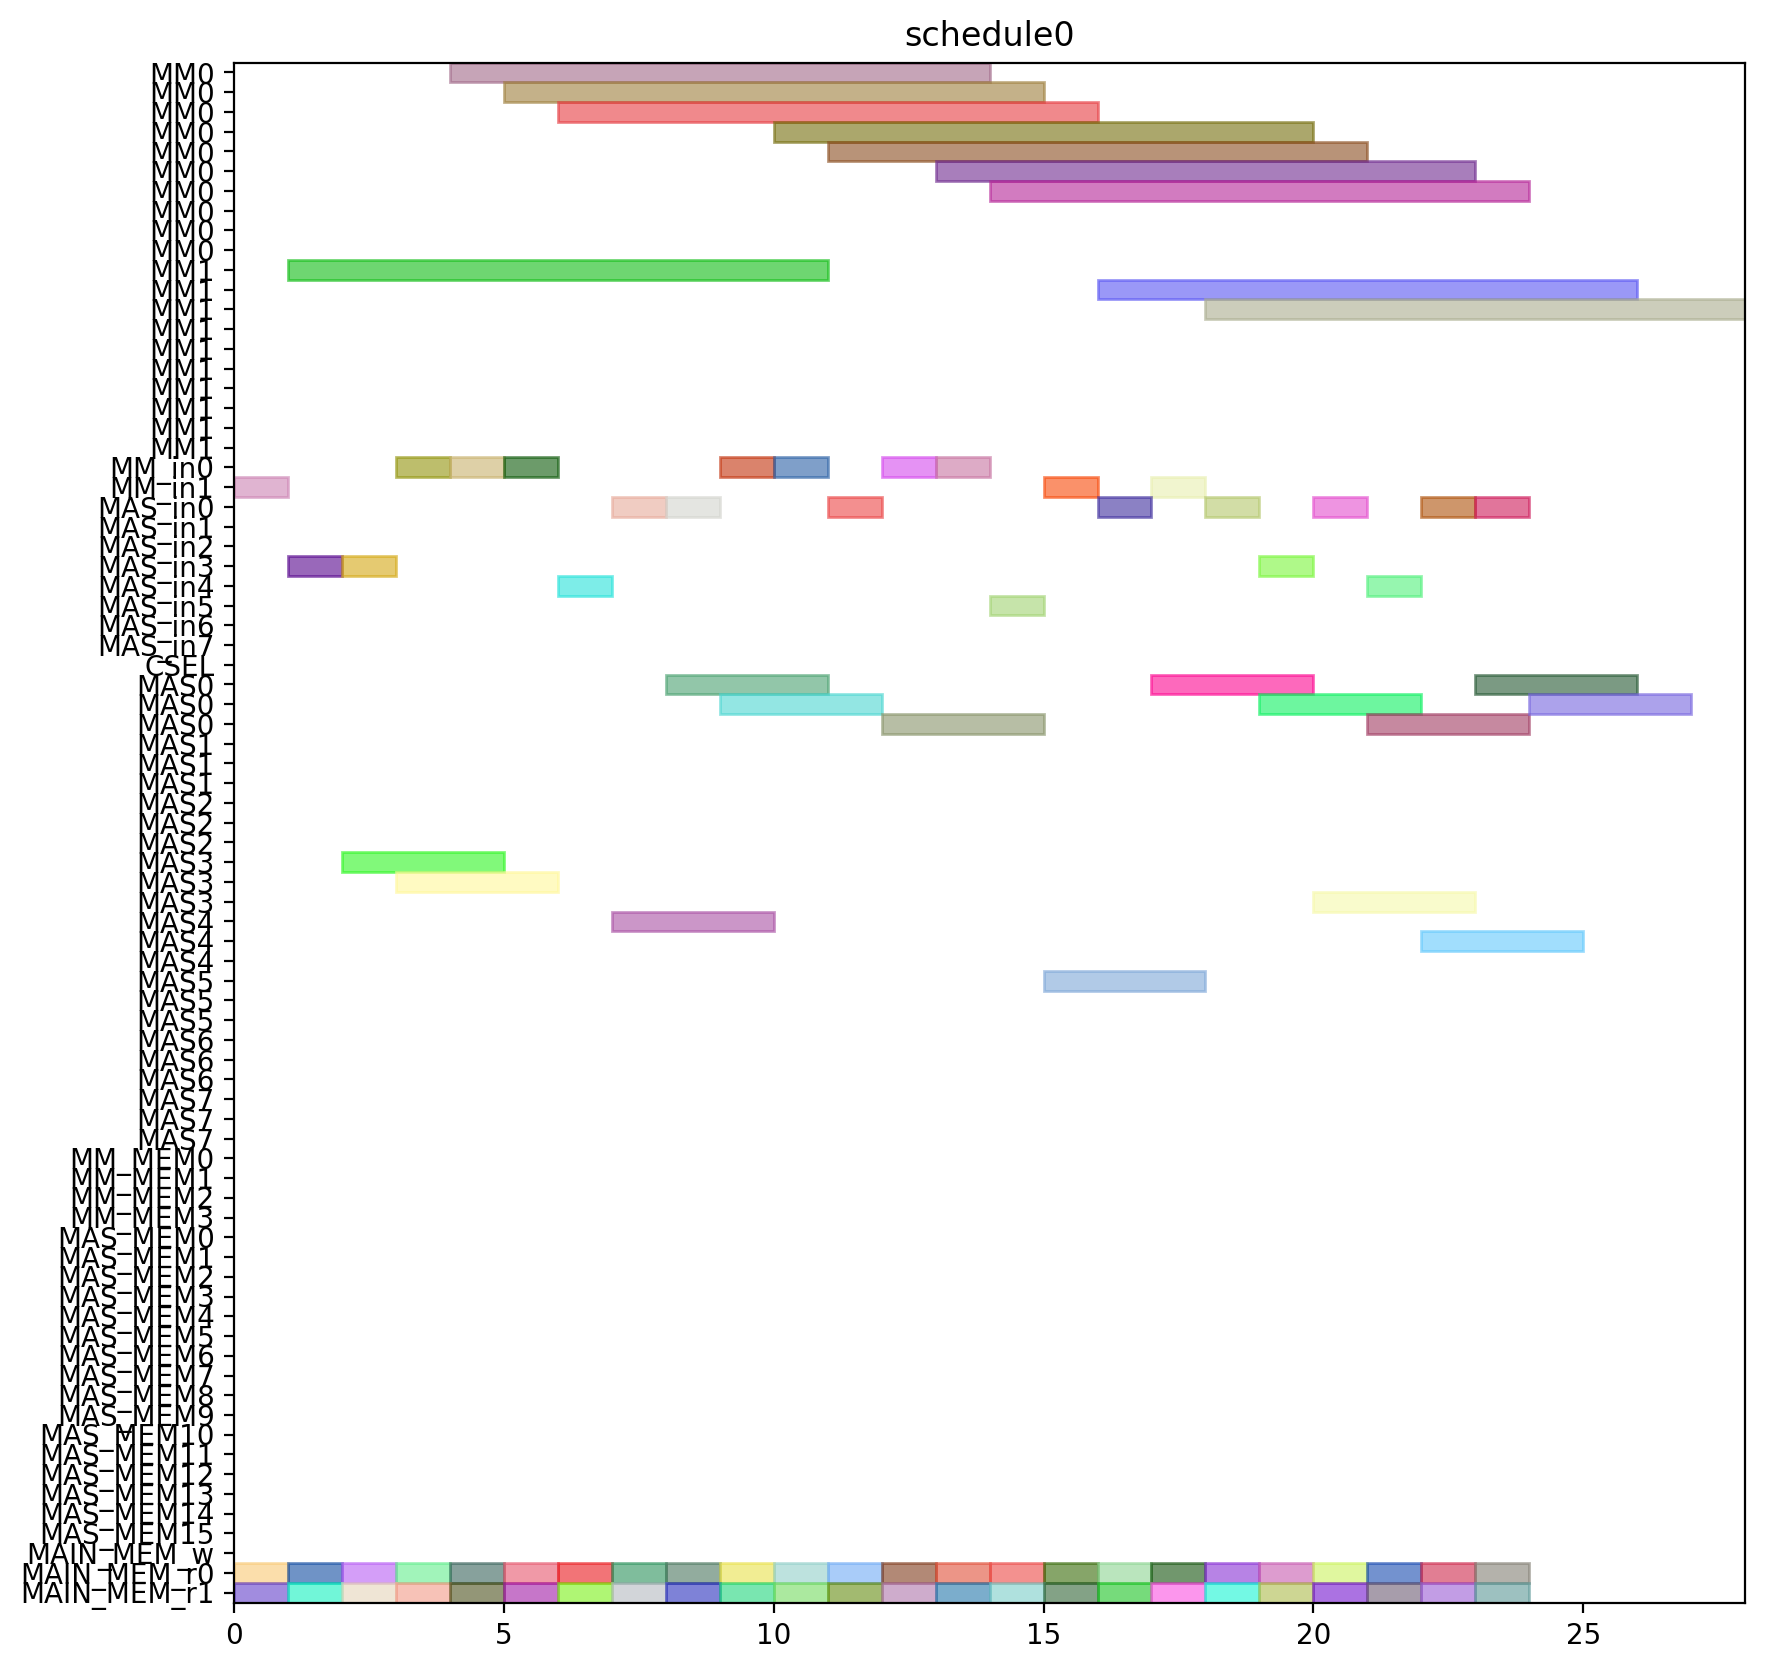

Python code for this plot:
from pyschedule import Scenario, solvers, plotters, alt


def solve():
	horizon = 120
	S = Scenario("schedule0", horizon=horizon)

	# resource
	MM = S.Resources('MM', num=2, size=10)
	MM_in = S.Resources('MM_in', num=2)
	MAS_in = S.Resources('MAS_in', num=8)
	CSEL = S.Resource('CSEL')
	MAS = S.Resources('MAS', num=8, size=3, periods=range(1, horizon))
	MM_MEM = S.Resources('MM_MEM', num=4)
	MAS_MEM = S.Resources('MAS_MEM', num=16)
	MAIN_MEM_w = S.Resource('MAIN_MEM_w', size=1)
	MAIN_MEM_r = S.Resources('MAIN_MEM_r', num=2)

	# result of previous scheduling

	# new tasks
	t0_t0 = S.Task('t0_t0', length=3, delay_cost=1)
	t0_t0 += alt(MAS)
	t0_t0_in = S.Task('t0_t0_in', length=1, delay_cost=1)
	t0_t0_in += alt(MAS_in)
	S += t0_t0_in*MAS_in[0]<=t0_t0*MAS[0]

	S += t0_t0_in*MAS_in[1]<=t0_t0*MAS[1]

	S += t0_t0_in*MAS_in[2]<=t0_t0*MAS[2]

	S += t0_t0_in*MAS_in[3]<=t0_t0*MAS[3]

	S += t0_t0_in*MAS_in[4]<=t0_t0*MAS[4]

	S += t0_t0_in*MAS_in[5]<=t0_t0*MAS[5]

	S += t0_t0_in*MAS_in[6]<=t0_t0*MAS[6]

	S += t0_t0_in*MAS_in[7]<=t0_t0*MAS[7]

	t0_t0_mem0 = S.Task('t0_t0_mem0', length=1, delay_cost=1)
	t0_t0_mem0 += MAIN_MEM_r[0]
	S += t0_t0_mem0 <= t0_t0

	t0_t0_mem1 = S.Task('t0_t0_mem1', length=1, delay_cost=1)
	t0_t0_mem1 += MAIN_MEM_r[1]
	S += t0_t0_mem1 <= t0_t0

	t0_t1 = S.Task('t0_t1', length=3, delay_cost=1)
	t0_t1 += alt(MAS)
	t0_t1_in = S.Task('t0_t1_in', length=1, delay_cost=1)
	t0_t1_in += alt(MAS_in)
	S += t0_t1_in*MAS_in[0]<=t0_t1*MAS[0]

	S += t0_t1_in*MAS_in[1]<=t0_t1*MAS[1]

	S += t0_t1_in*MAS_in[2]<=t0_t1*MAS[2]

	S += t0_t1_in*MAS_in[3]<=t0_t1*MAS[3]

	S += t0_t1_in*MAS_in[4]<=t0_t1*MAS[4]

	S += t0_t1_in*MAS_in[5]<=t0_t1*MAS[5]

	S += t0_t1_in*MAS_in[6]<=t0_t1*MAS[6]

	S += t0_t1_in*MAS_in[7]<=t0_t1*MAS[7]

	t0_t1_mem0 = S.Task('t0_t1_mem0', length=1, delay_cost=1)
	t0_t1_mem0 += MAIN_MEM_r[0]
	S += t0_t1_mem0 <= t0_t1

	t0_t1_mem1 = S.Task('t0_t1_mem1', length=1, delay_cost=1)
	t0_t1_mem1 += MAIN_MEM_r[1]
	S += t0_t1_mem1 <= t0_t1

	t0_t3 = S.Task('t0_t3', length=10, delay_cost=1)
	t0_t3 += alt(MM)
	t0_t3_in = S.Task('t0_t3_in', length=1, delay_cost=1)
	t0_t3_in += alt(MM_in)
	S += t0_t3_in*MM_in[0]<=t0_t3*MM[0]
	S += t0_t3_in*MM_in[1]<=t0_t3*MM[1]
	t0_t3_mem0 = S.Task('t0_t3_mem0', length=1, delay_cost=1)
	t0_t3_mem0 += MAIN_MEM_r[0]
	S += t0_t3_mem0 <= t0_t3

	t0_t3_mem1 = S.Task('t0_t3_mem1', length=1, delay_cost=1)
	t0_t3_mem1 += MAIN_MEM_r[1]
	S += t0_t3_mem1 <= t0_t3

	t10 = S.Task('t10', length=3, delay_cost=1)
	t10 += alt(MAS)
	t10_in = S.Task('t10_in', length=1, delay_cost=1)
	t10_in += alt(MAS_in)
	S += t10_in*MAS_in[0]<=t10*MAS[0]

	S += t10_in*MAS_in[1]<=t10*MAS[1]

	S += t10_in*MAS_in[2]<=t10*MAS[2]

	S += t10_in*MAS_in[3]<=t10*MAS[3]

	S += t10_in*MAS_in[4]<=t10*MAS[4]

	S += t10_in*MAS_in[5]<=t10*MAS[5]

	S += t10_in*MAS_in[6]<=t10*MAS[6]

	S += t10_in*MAS_in[7]<=t10*MAS[7]

	t10_mem0 = S.Task('t10_mem0', length=1, delay_cost=1)
	t10_mem0 += MAIN_MEM_r[0]
	S += t10_mem0 <= t10

	t10_mem1 = S.Task('t10_mem1', length=1, delay_cost=1)
	t10_mem1 += MAIN_MEM_r[1]
	S += t10_mem1 <= t10

	t11 = S.Task('t11', length=3, delay_cost=1)
	t11 += alt(MAS)
	t11_in = S.Task('t11_in', length=1, delay_cost=1)
	t11_in += alt(MAS_in)
	S += t11_in*MAS_in[0]<=t11*MAS[0]

	S += t11_in*MAS_in[1]<=t11*MAS[1]

	S += t11_in*MAS_in[2]<=t11*MAS[2]

	S += t11_in*MAS_in[3]<=t11*MAS[3]

	S += t11_in*MAS_in[4]<=t11*MAS[4]

	S += t11_in*MAS_in[5]<=t11*MAS[5]

	S += t11_in*MAS_in[6]<=t11*MAS[6]

	S += t11_in*MAS_in[7]<=t11*MAS[7]

	t11_mem0 = S.Task('t11_mem0', length=1, delay_cost=1)
	t11_mem0 += MAIN_MEM_r[0]
	S += t11_mem0 <= t11

	t11_mem1 = S.Task('t11_mem1', length=1, delay_cost=1)
	t11_mem1 += MAIN_MEM_r[1]
	S += t11_mem1 <= t11

	t3_t0 = S.Task('t3_t0', length=10, delay_cost=1)
	t3_t0 += alt(MM)
	t3_t0_in = S.Task('t3_t0_in', length=1, delay_cost=1)
	t3_t0_in += alt(MM_in)
	S += t3_t0_in*MM_in[0]<=t3_t0*MM[0]
	S += t3_t0_in*MM_in[1]<=t3_t0*MM[1]
	t3_t0_mem0 = S.Task('t3_t0_mem0', length=1, delay_cost=1)
	t3_t0_mem0 += MAIN_MEM_r[0]
	S += t3_t0_mem0 <= t3_t0

	t3_t0_mem1 = S.Task('t3_t0_mem1', length=1, delay_cost=1)
	t3_t0_mem1 += MAIN_MEM_r[1]
	S += t3_t0_mem1 <= t3_t0

	t3_t1 = S.Task('t3_t1', length=10, delay_cost=1)
	t3_t1 += alt(MM)
	t3_t1_in = S.Task('t3_t1_in', length=1, delay_cost=1)
	t3_t1_in += alt(MM_in)
	S += t3_t1_in*MM_in[0]<=t3_t1*MM[0]
	S += t3_t1_in*MM_in[1]<=t3_t1*MM[1]
	t3_t1_mem0 = S.Task('t3_t1_mem0', length=1, delay_cost=1)
	t3_t1_mem0 += MAIN_MEM_r[0]
	S += t3_t1_mem0 <= t3_t1

	t3_t1_mem1 = S.Task('t3_t1_mem1', length=1, delay_cost=1)
	t3_t1_mem1 += MAIN_MEM_r[1]
	S += t3_t1_mem1 <= t3_t1

	t3_t2 = S.Task('t3_t2', length=3, delay_cost=1)
	t3_t2 += alt(MAS)
	t3_t2_in = S.Task('t3_t2_in', length=1, delay_cost=1)
	t3_t2_in += alt(MAS_in)
	S += t3_t2_in*MAS_in[0]<=t3_t2*MAS[0]

	S += t3_t2_in*MAS_in[1]<=t3_t2*MAS[1]

	S += t3_t2_in*MAS_in[2]<=t3_t2*MAS[2]

	S += t3_t2_in*MAS_in[3]<=t3_t2*MAS[3]

	S += t3_t2_in*MAS_in[4]<=t3_t2*MAS[4]

	S += t3_t2_in*MAS_in[5]<=t3_t2*MAS[5]

	S += t3_t2_in*MAS_in[6]<=t3_t2*MAS[6]

	S += t3_t2_in*MAS_in[7]<=t3_t2*MAS[7]

	t3_t2_mem0 = S.Task('t3_t2_mem0', length=1, delay_cost=1)
	t3_t2_mem0 += MAIN_MEM_r[0]
	S += t3_t2_mem0 <= t3_t2

	t3_t2_mem1 = S.Task('t3_t2_mem1', length=1, delay_cost=1)
	t3_t2_mem1 += MAIN_MEM_r[1]
	S += t3_t2_mem1 <= t3_t2

	t3_t3 = S.Task('t3_t3', length=3, delay_cost=1)
	t3_t3 += alt(MAS)
	t3_t3_in = S.Task('t3_t3_in', length=1, delay_cost=1)
	t3_t3_in += alt(MAS_in)
	S += t3_t3_in*MAS_in[0]<=t3_t3*MAS[0]

	S += t3_t3_in*MAS_in[1]<=t3_t3*MAS[1]

	S += t3_t3_in*MAS_in[2]<=t3_t3*MAS[2]

	S += t3_t3_in*MAS_in[3]<=t3_t3*MAS[3]

	S += t3_t3_in*MAS_in[4]<=t3_t3*MAS[4]

	S += t3_t3_in*MAS_in[5]<=t3_t3*MAS[5]

	S += t3_t3_in*MAS_in[6]<=t3_t3*MAS[6]

	S += t3_t3_in*MAS_in[7]<=t3_t3*MAS[7]

	t3_t3_mem0 = S.Task('t3_t3_mem0', length=1, delay_cost=1)
	t3_t3_mem0 += MAIN_MEM_r[0]
	S += t3_t3_mem0 <= t3_t3

	t3_t3_mem1 = S.Task('t3_t3_mem1', length=1, delay_cost=1)
	t3_t3_mem1 += MAIN_MEM_r[1]
	S += t3_t3_mem1 <= t3_t3

	t4_t0 = S.Task('t4_t0', length=3, delay_cost=1)
	t4_t0 += alt(MAS)
	t4_t0_in = S.Task('t4_t0_in', length=1, delay_cost=1)
	t4_t0_in += alt(MAS_in)
	S += t4_t0_in*MAS_in[0]<=t4_t0*MAS[0]

	S += t4_t0_in*MAS_in[1]<=t4_t0*MAS[1]

	S += t4_t0_in*MAS_in[2]<=t4_t0*MAS[2]

	S += t4_t0_in*MAS_in[3]<=t4_t0*MAS[3]

	S += t4_t0_in*MAS_in[4]<=t4_t0*MAS[4]

	S += t4_t0_in*MAS_in[5]<=t4_t0*MAS[5]

	S += t4_t0_in*MAS_in[6]<=t4_t0*MAS[6]

	S += t4_t0_in*MAS_in[7]<=t4_t0*MAS[7]

	t4_t0_mem0 = S.Task('t4_t0_mem0', length=1, delay_cost=1)
	t4_t0_mem0 += MAIN_MEM_r[0]
	S += t4_t0_mem0 <= t4_t0

	t4_t0_mem1 = S.Task('t4_t0_mem1', length=1, delay_cost=1)
	t4_t0_mem1 += MAIN_MEM_r[1]
	S += t4_t0_mem1 <= t4_t0

	t4_t1 = S.Task('t4_t1', length=3, delay_cost=1)
	t4_t1 += alt(MAS)
	t4_t1_in = S.Task('t4_t1_in', length=1, delay_cost=1)
	t4_t1_in += alt(MAS_in)
	S += t4_t1_in*MAS_in[0]<=t4_t1*MAS[0]

	S += t4_t1_in*MAS_in[1]<=t4_t1*MAS[1]

	S += t4_t1_in*MAS_in[2]<=t4_t1*MAS[2]

	S += t4_t1_in*MAS_in[3]<=t4_t1*MAS[3]

	S += t4_t1_in*MAS_in[4]<=t4_t1*MAS[4]

	S += t4_t1_in*MAS_in[5]<=t4_t1*MAS[5]

	S += t4_t1_in*MAS_in[6]<=t4_t1*MAS[6]

	S += t4_t1_in*MAS_in[7]<=t4_t1*MAS[7]

	t4_t1_mem0 = S.Task('t4_t1_mem0', length=1, delay_cost=1)
	t4_t1_mem0 += MAIN_MEM_r[0]
	S += t4_t1_mem0 <= t4_t1

	t4_t1_mem1 = S.Task('t4_t1_mem1', length=1, delay_cost=1)
	t4_t1_mem1 += MAIN_MEM_r[1]
	S += t4_t1_mem1 <= t4_t1

	t4_t3 = S.Task('t4_t3', length=10, delay_cost=1)
	t4_t3 += alt(MM)
	t4_t3_in = S.Task('t4_t3_in', length=1, delay_cost=1)
	t4_t3_in += alt(MM_in)
	S += t4_t3_in*MM_in[0]<=t4_t3*MM[0]
	S += t4_t3_in*MM_in[1]<=t4_t3*MM[1]
	t4_t3_mem0 = S.Task('t4_t3_mem0', length=1, delay_cost=1)
	t4_t3_mem0 += MAIN_MEM_r[0]
	S += t4_t3_mem0 <= t4_t3

	t4_t3_mem1 = S.Task('t4_t3_mem1', length=1, delay_cost=1)
	t4_t3_mem1 += MAIN_MEM_r[1]
	S += t4_t3_mem1 <= t4_t3

	t5_t0 = S.Task('t5_t0', length=10, delay_cost=1)
	t5_t0 += alt(MM)
	t5_t0_in = S.Task('t5_t0_in', length=1, delay_cost=1)
	t5_t0_in += alt(MM_in)
	S += t5_t0_in*MM_in[0]<=t5_t0*MM[0]
	S += t5_t0_in*MM_in[1]<=t5_t0*MM[1]
	t5_t0_mem0 = S.Task('t5_t0_mem0', length=1, delay_cost=1)
	t5_t0_mem0 += MAIN_MEM_r[0]
	S += t5_t0_mem0 <= t5_t0

	t5_t0_mem1 = S.Task('t5_t0_mem1', length=1, delay_cost=1)
	t5_t0_mem1 += MAIN_MEM_r[1]
	S += t5_t0_mem1 <= t5_t0

	t5_t1 = S.Task('t5_t1', length=10, delay_cost=1)
	t5_t1 += alt(MM)
	t5_t1_in = S.Task('t5_t1_in', length=1, delay_cost=1)
	t5_t1_in += alt(MM_in)
	S += t5_t1_in*MM_in[0]<=t5_t1*MM[0]
	S += t5_t1_in*MM_in[1]<=t5_t1*MM[1]
	t5_t1_mem0 = S.Task('t5_t1_mem0', length=1, delay_cost=1)
	t5_t1_mem0 += MAIN_MEM_r[0]
	S += t5_t1_mem0 <= t5_t1

	t5_t1_mem1 = S.Task('t5_t1_mem1', length=1, delay_cost=1)
	t5_t1_mem1 += MAIN_MEM_r[1]
	S += t5_t1_mem1 <= t5_t1

	t5_t2 = S.Task('t5_t2', length=3, delay_cost=1)
	t5_t2 += alt(MAS)
	t5_t2_in = S.Task('t5_t2_in', length=1, delay_cost=1)
	t5_t2_in += alt(MAS_in)
	S += t5_t2_in*MAS_in[0]<=t5_t2*MAS[0]

	S += t5_t2_in*MAS_in[1]<=t5_t2*MAS[1]

	S += t5_t2_in*MAS_in[2]<=t5_t2*MAS[2]

	S += t5_t2_in*MAS_in[3]<=t5_t2*MAS[3]

	S += t5_t2_in*MAS_in[4]<=t5_t2*MAS[4]

	S += t5_t2_in*MAS_in[5]<=t5_t2*MAS[5]

	S += t5_t2_in*MAS_in[6]<=t5_t2*MAS[6]

	S += t5_t2_in*MAS_in[7]<=t5_t2*MAS[7]

	t5_t2_mem0 = S.Task('t5_t2_mem0', length=1, delay_cost=1)
	t5_t2_mem0 += MAIN_MEM_r[0]
	S += t5_t2_mem0 <= t5_t2

	t5_t2_mem1 = S.Task('t5_t2_mem1', length=1, delay_cost=1)
	t5_t2_mem1 += MAIN_MEM_r[1]
	S += t5_t2_mem1 <= t5_t2

	t5_t3 = S.Task('t5_t3', length=3, delay_cost=1)
	t5_t3 += alt(MAS)
	t5_t3_in = S.Task('t5_t3_in', length=1, delay_cost=1)
	t5_t3_in += alt(MAS_in)
	S += t5_t3_in*MAS_in[0]<=t5_t3*MAS[0]

	S += t5_t3_in*MAS_in[1]<=t5_t3*MAS[1]

	S += t5_t3_in*MAS_in[2]<=t5_t3*MAS[2]

	S += t5_t3_in*MAS_in[3]<=t5_t3*MAS[3]

	S += t5_t3_in*MAS_in[4]<=t5_t3*MAS[4]

	S += t5_t3_in*MAS_in[5]<=t5_t3*MAS[5]

	S += t5_t3_in*MAS_in[6]<=t5_t3*MAS[6]

	S += t5_t3_in*MAS_in[7]<=t5_t3*MAS[7]

	t5_t3_mem0 = S.Task('t5_t3_mem0', length=1, delay_cost=1)
	t5_t3_mem0 += MAIN_MEM_r[0]
	S += t5_t3_mem0 <= t5_t3

	t5_t3_mem1 = S.Task('t5_t3_mem1', length=1, delay_cost=1)
	t5_t3_mem1 += MAIN_MEM_r[1]
	S += t5_t3_mem1 <= t5_t3

	t6_t0 = S.Task('t6_t0', length=10, delay_cost=1)
	t6_t0 += alt(MM)
	t6_t0_in = S.Task('t6_t0_in', length=1, delay_cost=1)
	t6_t0_in += alt(MM_in)
	S += t6_t0_in*MM_in[0]<=t6_t0*MM[0]
	S += t6_t0_in*MM_in[1]<=t6_t0*MM[1]
	t6_t0_mem0 = S.Task('t6_t0_mem0', length=1, delay_cost=1)
	t6_t0_mem0 += MAIN_MEM_r[0]
	S += t6_t0_mem0 <= t6_t0

	t6_t0_mem1 = S.Task('t6_t0_mem1', length=1, delay_cost=1)
	t6_t0_mem1 += MAIN_MEM_r[1]
	S += t6_t0_mem1 <= t6_t0

	t6_t1 = S.Task('t6_t1', length=10, delay_cost=1)
	t6_t1 += alt(MM)
	t6_t1_in = S.Task('t6_t1_in', length=1, delay_cost=1)
	t6_t1_in += alt(MM_in)
	S += t6_t1_in*MM_in[0]<=t6_t1*MM[0]
	S += t6_t1_in*MM_in[1]<=t6_t1*MM[1]
	t6_t1_mem0 = S.Task('t6_t1_mem0', length=1, delay_cost=1)
	t6_t1_mem0 += MAIN_MEM_r[0]
	S += t6_t1_mem0 <= t6_t1

	t6_t1_mem1 = S.Task('t6_t1_mem1', length=1, delay_cost=1)
	t6_t1_mem1 += MAIN_MEM_r[1]
	S += t6_t1_mem1 <= t6_t1

	t6_t2 = S.Task('t6_t2', length=3, delay_cost=1)
	t6_t2 += alt(MAS)
	t6_t2_in = S.Task('t6_t2_in', length=1, delay_cost=1)
	t6_t2_in += alt(MAS_in)
	S += t6_t2_in*MAS_in[0]<=t6_t2*MAS[0]

	S += t6_t2_in*MAS_in[1]<=t6_t2*MAS[1]

	S += t6_t2_in*MAS_in[2]<=t6_t2*MAS[2]

	S += t6_t2_in*MAS_in[3]<=t6_t2*MAS[3]

	S += t6_t2_in*MAS_in[4]<=t6_t2*MAS[4]

	S += t6_t2_in*MAS_in[5]<=t6_t2*MAS[5]

	S += t6_t2_in*MAS_in[6]<=t6_t2*MAS[6]

	S += t6_t2_in*MAS_in[7]<=t6_t2*MAS[7]

	t6_t2_mem0 = S.Task('t6_t2_mem0', length=1, delay_cost=1)
	t6_t2_mem0 += MAIN_MEM_r[0]
	S += t6_t2_mem0 <= t6_t2

	t6_t2_mem1 = S.Task('t6_t2_mem1', length=1, delay_cost=1)
	t6_t2_mem1 += MAIN_MEM_r[1]
	S += t6_t2_mem1 <= t6_t2

	t6_t3 = S.Task('t6_t3', length=3, delay_cost=1)
	t6_t3 += alt(MAS)
	t6_t3_in = S.Task('t6_t3_in', length=1, delay_cost=1)
	t6_t3_in += alt(MAS_in)
	S += t6_t3_in*MAS_in[0]<=t6_t3*MAS[0]

	S += t6_t3_in*MAS_in[1]<=t6_t3*MAS[1]

	S += t6_t3_in*MAS_in[2]<=t6_t3*MAS[2]

	S += t6_t3_in*MAS_in[3]<=t6_t3*MAS[3]

	S += t6_t3_in*MAS_in[4]<=t6_t3*MAS[4]

	S += t6_t3_in*MAS_in[5]<=t6_t3*MAS[5]

	S += t6_t3_in*MAS_in[6]<=t6_t3*MAS[6]

	S += t6_t3_in*MAS_in[7]<=t6_t3*MAS[7]

	t6_t3_mem0 = S.Task('t6_t3_mem0', length=1, delay_cost=1)
	t6_t3_mem0 += MAIN_MEM_r[0]
	S += t6_t3_mem0 <= t6_t3

	t6_t3_mem1 = S.Task('t6_t3_mem1', length=1, delay_cost=1)
	t6_t3_mem1 += MAIN_MEM_r[1]
	S += t6_t3_mem1 <= t6_t3

	t7_t0 = S.Task('t7_t0', length=10, delay_cost=1)
	t7_t0 += alt(MM)
	t7_t0_in = S.Task('t7_t0_in', length=1, delay_cost=1)
	t7_t0_in += alt(MM_in)
	S += t7_t0_in*MM_in[0]<=t7_t0*MM[0]
	S += t7_t0_in*MM_in[1]<=t7_t0*MM[1]
	t7_t0_mem0 = S.Task('t7_t0_mem0', length=1, delay_cost=1)
	t7_t0_mem0 += MAIN_MEM_r[0]
	S += t7_t0_mem0 <= t7_t0

	t7_t0_mem1 = S.Task('t7_t0_mem1', length=1, delay_cost=1)
	t7_t0_mem1 += MAIN_MEM_r[1]
	S += t7_t0_mem1 <= t7_t0

	t7_t1 = S.Task('t7_t1', length=10, delay_cost=1)
	t7_t1 += alt(MM)
	t7_t1_in = S.Task('t7_t1_in', length=1, delay_cost=1)
	t7_t1_in += alt(MM_in)
	S += t7_t1_in*MM_in[0]<=t7_t1*MM[0]
	S += t7_t1_in*MM_in[1]<=t7_t1*MM[1]
	t7_t1_mem0 = S.Task('t7_t1_mem0', length=1, delay_cost=1)
	t7_t1_mem0 += MAIN_MEM_r[0]
	S += t7_t1_mem0 <= t7_t1

	t7_t1_mem1 = S.Task('t7_t1_mem1', length=1, delay_cost=1)
	t7_t1_mem1 += MAIN_MEM_r[1]
	S += t7_t1_mem1 <= t7_t1

	t7_t2 = S.Task('t7_t2', length=3, delay_cost=1)
	t7_t2 += alt(MAS)
	t7_t2_in = S.Task('t7_t2_in', length=1, delay_cost=1)
	t7_t2_in += alt(MAS_in)
	S += t7_t2_in*MAS_in[0]<=t7_t2*MAS[0]

	S += t7_t2_in*MAS_in[1]<=t7_t2*MAS[1]

	S += t7_t2_in*MAS_in[2]<=t7_t2*MAS[2]

	S += t7_t2_in*MAS_in[3]<=t7_t2*MAS[3]

	S += t7_t2_in*MAS_in[4]<=t7_t2*MAS[4]

	S += t7_t2_in*MAS_in[5]<=t7_t2*MAS[5]

	S += t7_t2_in*MAS_in[6]<=t7_t2*MAS[6]

	S += t7_t2_in*MAS_in[7]<=t7_t2*MAS[7]

	t7_t2_mem0 = S.Task('t7_t2_mem0', length=1, delay_cost=1)
	t7_t2_mem0 += MAIN_MEM_r[0]
	S += t7_t2_mem0 <= t7_t2

	t7_t2_mem1 = S.Task('t7_t2_mem1', length=1, delay_cost=1)
	t7_t2_mem1 += MAIN_MEM_r[1]
	S += t7_t2_mem1 <= t7_t2

	t7_t3 = S.Task('t7_t3', length=3, delay_cost=1)
	t7_t3 += alt(MAS)
	t7_t3_in = S.Task('t7_t3_in', length=1, delay_cost=1)
	t7_t3_in += alt(MAS_in)
	S += t7_t3_in*MAS_in[0]<=t7_t3*MAS[0]

	S += t7_t3_in*MAS_in[1]<=t7_t3*MAS[1]

	S += t7_t3_in*MAS_in[2]<=t7_t3*MAS[2]

	S += t7_t3_in*MAS_in[3]<=t7_t3*MAS[3]

	S += t7_t3_in*MAS_in[4]<=t7_t3*MAS[4]

	S += t7_t3_in*MAS_in[5]<=t7_t3*MAS[5]

	S += t7_t3_in*MAS_in[6]<=t7_t3*MAS[6]

	S += t7_t3_in*MAS_in[7]<=t7_t3*MAS[7]

	t7_t3_mem0 = S.Task('t7_t3_mem0', length=1, delay_cost=1)
	t7_t3_mem0 += MAIN_MEM_r[0]
	S += t7_t3_mem0 <= t7_t3

	t7_t3_mem1 = S.Task('t7_t3_mem1', length=1, delay_cost=1)
	t7_t3_mem1 += MAIN_MEM_r[1]
	S += t7_t3_mem1 <= t7_t3

	solvers.mip.solve(S,msg=1,kind='CPLEX',ratio_gap=1.01)

	solution = [['hoge']*len(S.solution()[1]) for i in range(len(S.solution()))]
	for i in range(len(S.solution())):
		for j in range(len(S.solution()[i])):
			solution[i][j]=str(S.solution()[i][j])
	print(solution)

	cycles = int(solution[-1][3])

	pic_file_name = "/mnt/rose/usr1/fukuda/ABE/multiRAM_multiMAS_16mux/scheduling_result/stage10MM2_stage3MAS8/SQR012345/schedule0.png"
	if(S.solution() != []):
		plotters.matplotlib.plot(S,img_filename=pic_file_name, show_task_labels=False, fig_size=(cycles*0.25+3, 10))

	return solution
